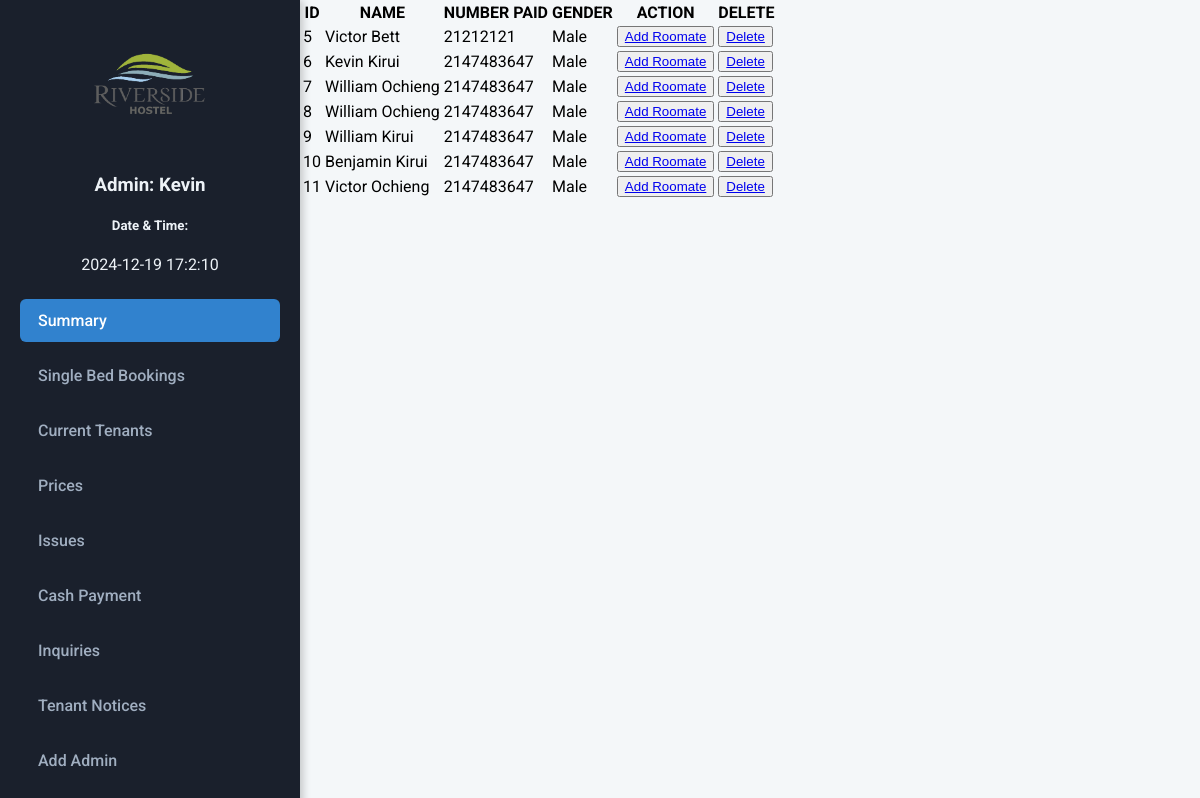
/ADMIN/bookingtwobed.php (signed in), run on the app's committed database.
### tables this page shows
CREATE TABLE `twobedroomhostel` (
  `Id` int(11) NOT NULL,
  `FirstName` varchar(11) NOT NULL,
  `LastName` varchar(11) NOT NULL,
  `Gender` varchar(11) NOT NULL,
  `NumberPaid` int(11) NOT NULL,
  `Transaction_ID` int(11) DEFAULT NULL
);

### ADMIN/bookingtwobed.php (the view, shortened to what this page needs)
<!DOCTYPE html>
<html lang="en">
<head>
</head>
<body>
    <div style="display: flex;">
        <div class="side">
            <?php include ("base.php") ?>
        </div>
        <div class="tabo">
            <table>
                <thead>
                    <tr>
                        <th>ID</th>
                        <th>NAME</th>
                        <th>NUMBER PAID</th>
                        <th>GENDER</th>
                        <th>ACTION</th>
                        <th>DELETE</th>
                    </tr>
                </thead>
                <tbody>
                    <?php
                    include ("connection.php");
                    $query = "SELECT * FROM twobedroomhostel";
                    $result = mysqli_query($conn, $query);
                    if (mysqli_num_rows($result) > 0) {
                        while ($row = mysqli_fetch_assoc($result)) {
                            echo '<tr>
                     <td> ' . $row["Id"] . ' </td>
                     <td> ' . $row["FirstName"] . '  ' . $row["LastName"] . '</td>
                     <td> ' . $row["NumberPaid"] . ' </td>
                     <td> ' . $row["Gender"] . ' </td>
                     <td class="action"> <button class="edit"><a href="twobedtenantss.php? tenant=' . $row["Id"] . '">Add Roomate</a></button>  </td>
                     <td class="delete"> <button class="delete2"><a href="deletebooking.php? tenantid=' . $row["Id"] . '">Delete</a></button>  </td>';
                        }
                    }
                    ?>
            </table>
        </div>
</body>
</html>

### ADMIN/base.php (style rules this page uses)
body { background-color: #f4f7f9; font-family: 'Roboto', sans-serif; margin: 0; padding: 0; }

### data on the page
twobedroomhostel: Id "5", FirstName "Victor", LastName "Bett", NumberPaid "21212121", Gender "Male"
twobedroomhostel: Id "6", FirstName "Kevin", LastName "Kirui", NumberPaid "2147483647", Gender "Male"
twobedroomhostel: Id "7", FirstName "William", LastName "Ochieng", NumberPaid "2147483647", Gender "Male"
twobedroomhostel: Id "8", FirstName "William", LastName "Ochieng", NumberPaid "2147483647", Gender "Male"
twobedroomhostel: Id "9", FirstName "William", LastName "Kirui", NumberPaid "2147483647", Gender "Male"
twobedroomhostel: Id "10", FirstName "Benjamin", LastName "Kirui", NumberPaid "2147483647", Gender "Male"
twobedroomhostel: Id "11", FirstName "Victor", LastName "Ochieng", NumberPaid "2147483647", Gender "Male"

### other printed values
$_SESSION['username'] "Kevin"
